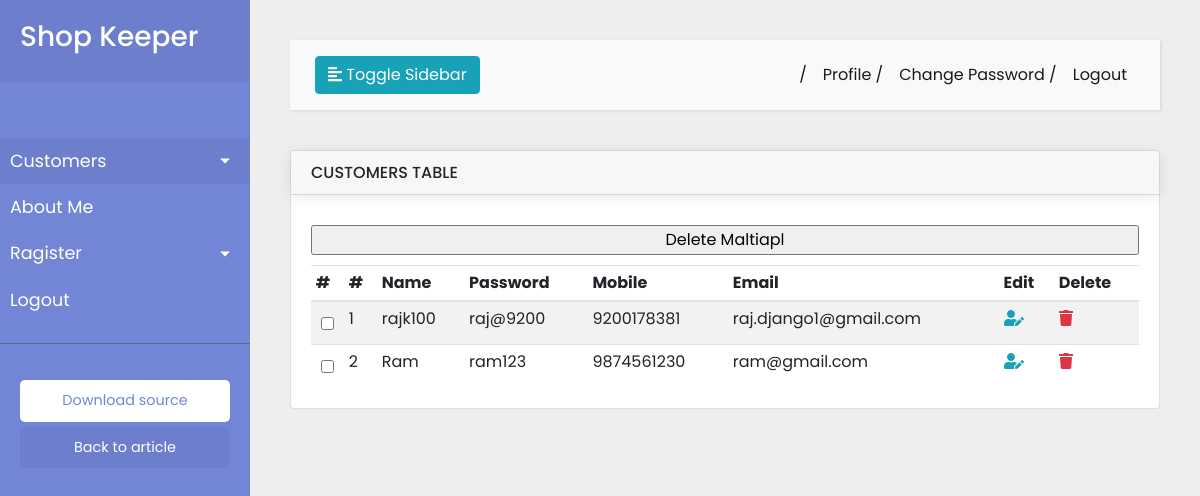
The app's page /customers/ (signed in) with its own data.
### customer/models.py (models this page shows, shortened)
class Customer(models.Model):
    name = models.CharField(max_length=100,default='username', verbose_name='Customer Name')
    password = models.CharField(max_length=100)
    email = models.EmailField(max_length=200,unique=True)
    mobile = models.CharField(max_length=15)
    status = models.BooleanField(default=False)

### customer/views.py (the view)
# urls.py: path('customers/',cus_views.show_customer, name='all_customers'),
def show_customer(request):
    user_name = 'not_login'
    if not request.session.get('user_email', None):
        return redirect('login')
    else:
        email = request.session.get('user_email', None)
        user_name1 = Accounts.objects.filter(email=email)
        for i in user_name1:
            user_name = i.username
    if request.method=='POST':
        id_list = request.POST.getlist('instance')
        for cus_id in id_list:
            Customer.objects.get(id=cus_id).delete()
    c = Customer.objects.all()
    t = Register.objects.all()
    context ={
        'c':c,
        't':t,
    }
    return render(request,'customer/customers.html',context)

### customer/templates/customer/customers.html (shortened to what this page needs)
{% extends 'base.html'%}
{% block content %}
<div class="wrapper">
{% include 'navbar.html'%}
    <div id="content">
    {% include 'top-nav.html'%}
        <div class="card">
                  <div class="card-header">
                    <h6 class="text-uppercase mb-0">Customers Table</h6>
                  </div>
                  <div class="card-body">
                    <table class="table table-striped table-sm card-text">
                      <thead>
                        <tr>
                          <th>#</th>
                          <th>#</th>
                          <th>Name</th>
                          <th>Password</th>
                          <th>Mobile</th>
                          <th>Email</th>
                          <th>Edit</th>
                          <th>Delete</th>
                        </tr>
                      </thead>
                      <tbody>
                      <form method="post">
                        {% for cus in c%}
                            <tr>
                                <td><input type="checkbox"  name="instance" value="{{cus.id}}"></td>
                                <td scope="row">{{forloop.counter}}</td>
                                <td>{{cus.name}}</td>
                                <td>{{cus.password}}</td>
                                <td>{{cus.mobile}}</td>
                                <td>{{cus.email}}</td>
                                <td><a href="{% url 'update_customer' cus.id %}" class="text-info"> <i class="fas fa-user-edit "></i> </a></td>
                                <td><a href="{% url 'delete_customer' cus.id %} " class="text-danger"> <i class="fas fa-trash"></i> </a></td>
                            </tr>
                            {%endfor%}
                          <input type="submit" value="Delete Maltiapl">
                          </form>
                      </tbody>
                    </table>
                  </div>
                </div>
        </div>
    </div>
{% endblock%}

### static/css/style2.css (style rules this page uses)
body { font-family: 'Poppins', sans-serif; background: #fafafa; }
a, a:hover, a:focus { color: inherit; text-decoration: none; transition: all 0.3s; }
.wrapper { display: flex; width: 100%; }
#content { width: calc(100% - 250px); padding: 40px; min-height: 100vh; transition: all 0.3s; position: absolute; top: 0; right: 0; }
.card { width:100%; }
.card input { margin:10px 0px; }
.card-header { border-radius: 20px; box-shadow: 0 0.125rem 0.8rem rgba(0, 0, 0, 0.1); }
.card-body input,select { width:100%; }

### static/css/style.css (style rules this page uses)
body { background:#eee; }

### records on screen
Customer: name "rajk100", password "raj@9200", mobile "9200178381", email "raj.django1@gmail.com"
Customer: name "Ram", password "ram123", mobile "9874561230", email "ram@gmail.com"
